Frame 1 (no input): blank canvas, image omitted
Frame 60 (the mouse pressed at the canvas centre just before this capture): blank canvas, image omitted
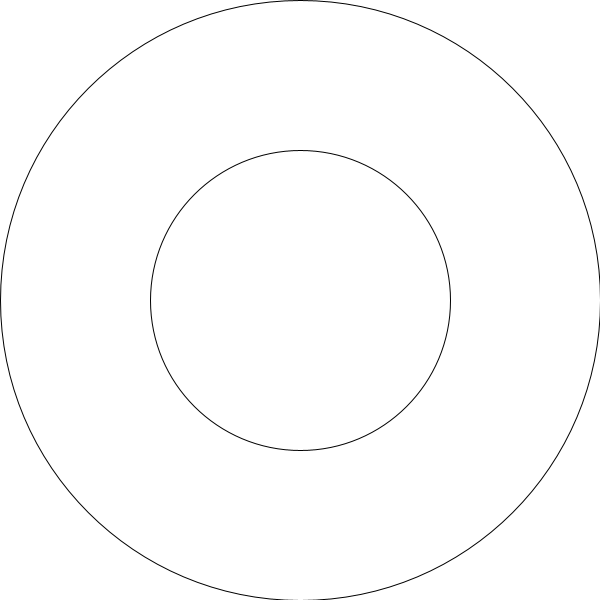
Frame 120 (the mouse held since frame 60 and released just before this capture)

The Processing sketch whose frames 1 and 60 were blank and that drew this single picture after the mouse press (run headless with seeded random() and noise(); from frame 60 on, the mouse is pressed at the canvas centre):

// Processing sketch: circulosConcentricos
// ── circulosConcentricos.pde
float sepa;
void setup() {
  size(600, 600);
  sepa = 40;
}

void draw() {
  background(255);
  noFill();
  sepa = mouseX;
  
  for (int i=0; i<10; i++) {
    ellipse(width/2, height/2, sepa*i, sepa*i);
  }
}
